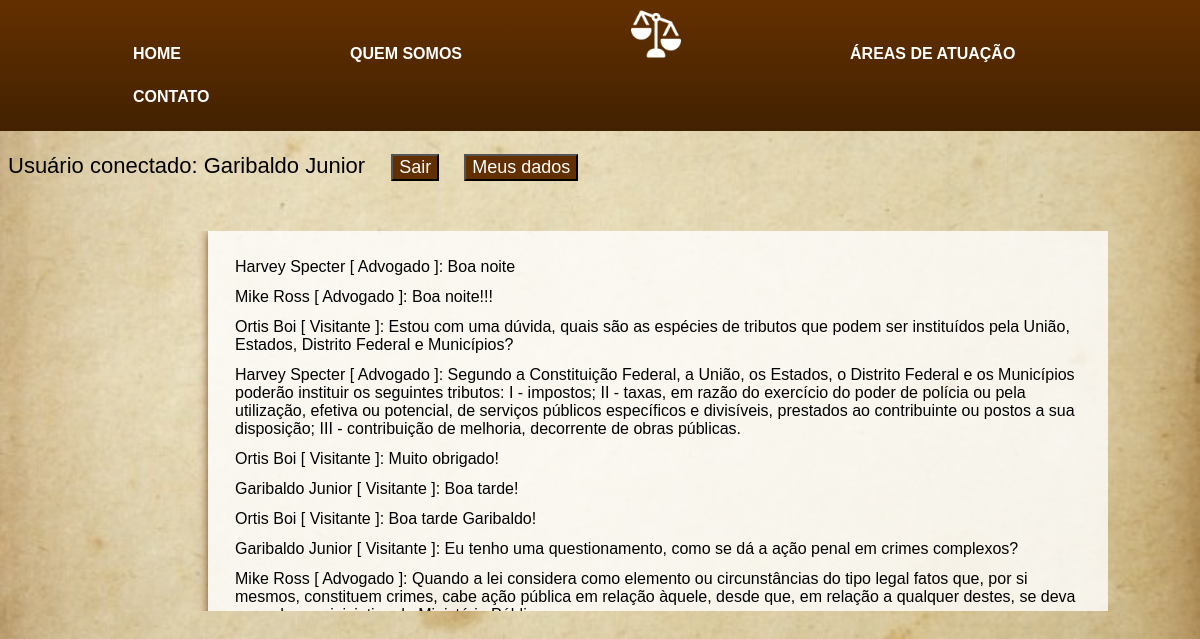
/php/index.php (signed in), run on the app's committed database.
### tables this page shows
CREATE TABLE `mensagens` (
  `id_msg` int(11) NOT NULL,
  `id_nome` int(11) NOT NULL,
  `mensagem` varchar(500) NOT NULL
);

CREATE TABLE `usuarios` (
  `id` int(11) NOT NULL,
  `usuario` varchar(15) NOT NULL,
  `nome` varchar(30) NOT NULL,
  `senha` varchar(60) NOT NULL,
  `tipo` varchar(10) NOT NULL
);

### php/quest.php (the view, shortened to what this page needs)
<div id="forum">
<table id="myforum">
<?php
$q = "SELECT u.id, u.nome, u.tipo, m.id_msg, m.mensagem FROM mensagens AS m JOIN usuarios AS u ON m.id_nome=u.id ORDER BY m.id_msg";
$busca = $banco->query($q);
while($reg = $busca->fetch_object()) {
    echo "<tr><td>$reg->nome [ $reg->tipo ]: $reg->mensagem";
}
?>
</table>
</div>

### _css/style.css (style rules this page uses)
body { background-image: url('../_imagens/bgr-direito-mask.png'); background-repeat: no-repeat; background-size: cover; overflow: hidden; }

### _css/php.css (style rules this page uses)
table#myforum { background-color: rgba(255, 255, 255, 0.8); margin-left: 200px; padding: 20px; box-shadow: 1px 1px 10px #623000; color: black; font-family: sans-serif; }
table#myforum td { padding: 5px; }
div#forum { overflow: auto; height: 380px; width: 1100px; margin-top: 50px; }

### php/index.php (style rules this page uses)
body { background-image: url("../_imagens/bgr-papel.jpg"); }

### data on the page
mensagens: id_nome.nome "Harvey Specter", id_nome.tipo "Advogado", mensagem "Boa noite"
mensagens: id_nome.nome "Mike Ross", id_nome.tipo "Advogado", mensagem "Boa noite!!!"
mensagens: id_nome.nome "Ortis Boi", id_nome.tipo "Visitante", mensagem "Estou com uma dúvida, quais são as espécies de tributos que podem ser instituídos pela União, Estados, Distrito Federal e Municípios?"
mensagens: id_nome.nome "Harvey Specter", id_nome.tipo "Advogado", mensagem "Segundo a Constituição Federal, a União, os Estados, o Distrito Federal e os Municípios poderão instituir os seguintes tributos: I - impostos; II - taxas, em razão do exercício do poder de polícia ou pela utilização, efetiva ou potencial, de serviços públicos específicos e divisíveis, prestados ao contribuinte ou postos a sua disposição; III - contribuição de melhoria, decorrente de obras públicas."
mensagens: id_nome.nome "Ortis Boi", id_nome.tipo "Visitante", mensagem "Muito obrigado!"
mensagens: id_nome.nome "Garibaldo Junior", id_nome.tipo "Visitante", mensagem "Boa tarde!"
mensagens: id_nome.nome "Ortis Boi", id_nome.tipo "Visitante", mensagem "Boa tarde Garibaldo!"
mensagens: id_nome.nome "Garibaldo Junior", id_nome.tipo "Visitante", mensagem "Eu tenho uma questionamento, como se dá a ação penal em crimes complexos?"
mensagens: id_nome.nome "Mike Ross", id_nome.tipo "Advogado", mensagem "Quando a lei considera como elemento ou circunstâncias do tipo legal fatos que, por si mesmos, constituem crimes, cabe ação pública em relação àquele, desde que, em relação a qualquer destes, se deva…"

### other printed values
$_SESSION["nome"] "Garibaldo Junior"
